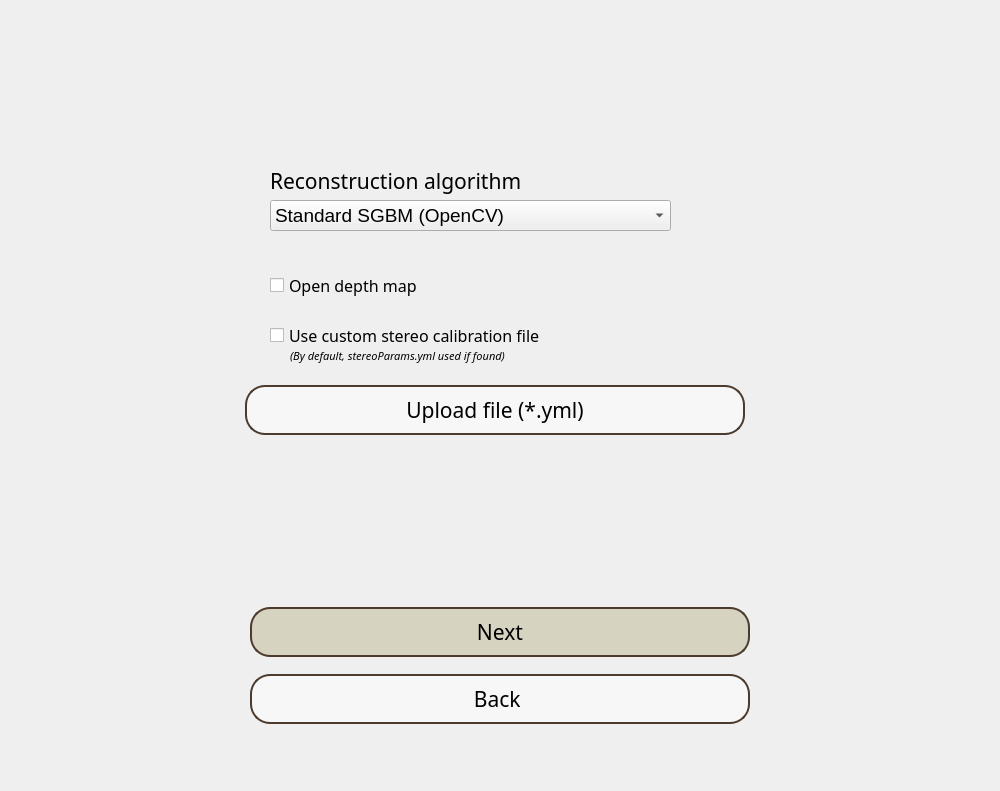
<?xml version="1.0" encoding="UTF-8"?>
<ui version="4.0">
 <class>Dialog</class>
 <widget class="QDialog" name="Dialog">
  <property name="geometry">
   <rect>
    <x>0</x>
    <y>0</y>
    <width>1000</width>
    <height>791</height>
   </rect>
  </property>
  <property name="minimumSize">
   <size>
    <width>1000</width>
    <height>500</height>
   </size>
  </property>
  <property name="maximumSize">
   <size>
    <width>1000</width>
    <height>800</height>
   </size>
  </property>
  <property name="windowTitle">
   <string>Dialog</string>
  </property>
  <widget class="QWidget" name="widgetMainScreen" native="true">
   <property name="geometry">
    <rect>
     <x>0</x>
     <y>0</y>
     <width>1000</width>
     <height>800</height>
    </rect>
   </property>
   <property name="minimumSize">
    <size>
     <width>800</width>
     <height>800</height>
    </size>
   </property>
   <property name="maximumSize">
    <size>
     <width>1000</width>
     <height>800</height>
    </size>
   </property>
   <property name="baseSize">
    <size>
     <width>500</width>
     <height>500</height>
    </size>
   </property>
   <property name="styleSheet">
    <string notr="true">#widgetMainScreen{
background-image: url(&quot;C:/Users/marah/Desktop/Licenta GUI/bg.jpg&quot;);
background-repeat: no-repeat; 
background-position: center; 
}</string>
   </property>
   <widget class="QWidget" name="gridLayoutWidget">
    <property name="geometry">
     <rect>
      <x>0</x>
      <y>590</y>
      <width>1001</width>
      <height>151</height>
     </rect>
    </property>
    <layout class="QGridLayout" name="gridLayout_2">
     <property name="leftMargin">
      <number>150</number>
     </property>
     <property name="rightMargin">
      <number>150</number>
     </property>
     <property name="verticalSpacing">
      <number>0</number>
     </property>
     <item row="1" column="0">
      <widget class="QPushButton" name="oNextBtn">
       <property name="maximumSize">
        <size>
         <width>500</width>
         <height>50</height>
        </size>
       </property>
       <property name="font">
        <font>
         <family>Century Gothic</family>
         <pointsize>16</pointsize>
         <weight>50</weight>
         <italic>false</italic>
         <bold>false</bold>
        </font>
       </property>
       <property name="styleSheet">
        <string notr="true">#oNextBtn {
border-radius:20px;
background-color:rgb(214, 211, 192);
border: 2px solid rgb(77, 59, 45);
}
#oNextBtn:hover{
	background-color: rgba(0, 0, 0, 0.3);
	color: rgb(255, 255, 255);
	border: 2px solid rgb(0, 0, 0);
}
</string>
       </property>
       <property name="text">
        <string>Next</string>
       </property>
      </widget>
     </item>
     <item row="2" column="0">
      <widget class="QPushButton" name="oBackBtn">
       <property name="maximumSize">
        <size>
         <width>500</width>
         <height>50</height>
        </size>
       </property>
       <property name="font">
        <font>
         <family>Century Gothic</family>
         <pointsize>16</pointsize>
         <weight>50</weight>
         <italic>false</italic>
         <bold>false</bold>
        </font>
       </property>
       <property name="styleSheet">
        <string notr="true">#oBackBtn {
border-radius:20px;
background-color:rgba(255, 255, 255, 0.5);
border: 2px solid rgb(77, 59, 45);
}
#oBackBtn:hover{
	background-color: rgba(0, 0, 0, 0.3);
	color: rgb(255, 255, 255);
	border: 2px solid rgb(0, 0, 0);
}
</string>
       </property>
       <property name="text">
        <string>Back </string>
       </property>
      </widget>
     </item>
    </layout>
   </widget>
   <widget class="QWidget" name="gridLayoutWidget_4">
    <property name="geometry">
     <rect>
      <x>20</x>
      <y>370</y>
      <width>951</width>
      <height>80</height>
     </rect>
    </property>
    <layout class="QGridLayout" name="oCalibrFilesLayout">
     <item row="0" column="0">
      <widget class="QPushButton" name="oUploadBtn">
       <property name="minimumSize">
        <size>
         <width>250</width>
         <height>0</height>
        </size>
       </property>
       <property name="maximumSize">
        <size>
         <width>500</width>
         <height>50</height>
        </size>
       </property>
       <property name="font">
        <font>
         <family>Century Gothic</family>
         <pointsize>16</pointsize>
        </font>
       </property>
       <property name="styleSheet">
        <string notr="true">#oUploadBtn {
border-radius:20px;
background-color:rgba(255, 255, 255, 0.5);
border: 2px solid rgb(77, 59, 45);
}
#oUploadBtn:hover{
	background-color: rgba(0, 0, 0, 0.3);
	color: rgb(255, 255, 255);
	border: 2px solid rgb(0, 0, 0);
}
</string>
       </property>
       <property name="text">
        <string>Upload file (*.yml)</string>
       </property>
      </widget>
     </item>
    </layout>
   </widget>
   <widget class="QCheckBox" name="oCustomCalibrFilesCb">
    <property name="geometry">
     <rect>
      <x>270</x>
      <y>320</y>
      <width>291</width>
      <height>31</height>
     </rect>
    </property>
    <property name="font">
     <font>
      <family>Century Gothic</family>
      <pointsize>12</pointsize>
     </font>
    </property>
    <property name="text">
     <string>Use custom stereo calibration file </string>
    </property>
   </widget>
   <widget class="QLabel" name="label_6">
    <property name="geometry">
     <rect>
      <x>290</x>
      <y>340</y>
      <width>621</width>
      <height>31</height>
     </rect>
    </property>
    <property name="font">
     <font>
      <family>Century Gothic</family>
      <pointsize>8</pointsize>
      <italic>true</italic>
     </font>
    </property>
    <property name="text">
     <string>(By default, stereoParams.yml used if found) </string>
    </property>
   </widget>
   <widget class="QLabel" name="sFilePath">
    <property name="geometry">
     <rect>
      <x>260</x>
      <y>440</y>
      <width>471</width>
      <height>20</height>
     </rect>
    </property>
    <property name="font">
     <font>
      <family>Century Gothic</family>
      <pointsize>11</pointsize>
      <italic>true</italic>
     </font>
    </property>
    <property name="styleSheet">
     <string notr="true">color: rgb(184, 181, 165)</string>
    </property>
    <property name="text">
     <string/>
    </property>
   </widget>
   <widget class="QCheckBox" name="oOpenDepthMapCb">
    <property name="geometry">
     <rect>
      <x>270</x>
      <y>270</y>
      <width>291</width>
      <height>31</height>
     </rect>
    </property>
    <property name="font">
     <font>
      <family>Century Gothic</family>
      <pointsize>12</pointsize>
     </font>
    </property>
    <property name="text">
     <string>Open depth map</string>
    </property>
   </widget>
   <widget class="QLabel" name="label_7">
    <property name="geometry">
     <rect>
      <x>270</x>
      <y>160</y>
      <width>621</width>
      <height>41</height>
     </rect>
    </property>
    <property name="font">
     <font>
      <family>Century Gothic</family>
      <pointsize>16</pointsize>
      <italic>false</italic>
     </font>
    </property>
    <property name="text">
     <string>Reconstruction algorithm</string>
    </property>
   </widget>
   <widget class="QComboBox" name="oReconstrAlgCb">
    <property name="geometry">
     <rect>
      <x>270</x>
      <y>200</y>
      <width>401</width>
      <height>31</height>
     </rect>
    </property>
    <property name="font">
     <font>
      <pointsize>14</pointsize>
     </font>
    </property>
    <item>
     <property name="text">
      <string>Standard SGBM (OpenCV)</string>
     </property>
    </item>
    <item>
     <property name="text">
      <string>Block matching using SAD</string>
     </property>
    </item>
   </widget>
  </widget>
 </widget>
 <resources/>
 <connections/>
</ui>
